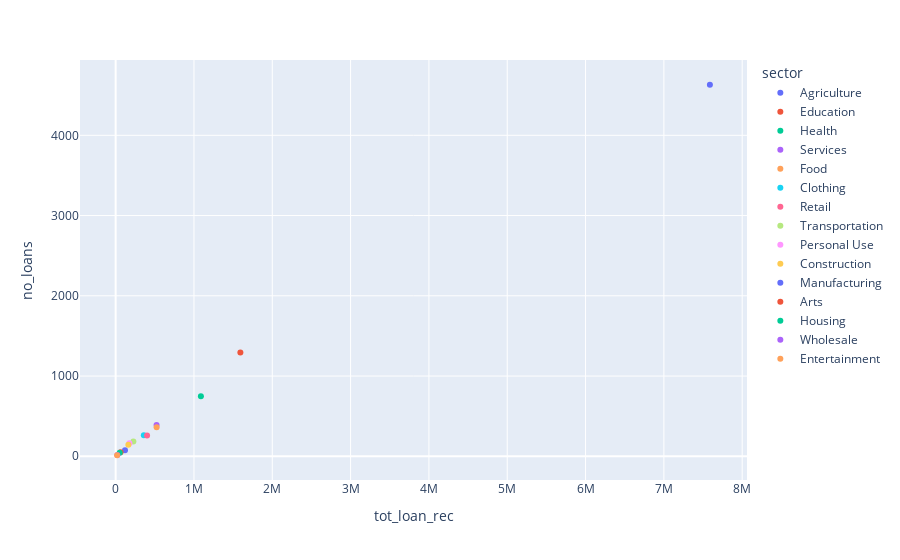

Notebook cell for this chart:
### Code cell
px.scatter(loan_by_sector, y = 'no_loans', 
           x = 'tot_loan_rec', color = 'sector')

### Figure 1 — Plotly figure (JSON) as saved in the notebook; plotly's stock layout.template omitted (floating-point values rounded to 4 significant figures)
{"data": [{"hovertemplate": "sector=Agriculture<br>tot_loan_rec=%{x}<br>no_loans=%{y}<extra></extra>", "legendgroup": "Agriculture", "marker": {"color": "#636efa", "symbol": "circle"}, "mode": "markers", "name": "Agriculture", "orientation": "v", "showlegend": true, "type": "scatter", "x": [7587550], "xaxis": "x", "y": [4630], "yaxis": "y"}, {"hovertemplate": "sector=Education<br>tot_loan_rec=%{x}<br>no_loans=%{y}<extra></extra>", "legendgroup": "Education", "marker": {"color": "#EF553B", "symbol": "circle"}, "mode": "markers", "name": "Education", "orientation": "v", "showlegend": true, "type": "scatter", "x": [1592575], "xaxis": "x", "y": [1293], "yaxis": "y"}, {"hovertemplate": "sector=Health<br>tot_loan_rec=%{x}<br>no_loans=%{y}<extra></extra>", "legendgroup": "Health", "marker": {"color": "#00cc96", "symbol": "circle"}, "mode": "markers", "name": "Health", "orientation": "v", "showlegend": true, "type": "scatter", "x": [1088575], "xaxis": "x", "y": [748], "yaxis": "y"}, {"hovertemplate": "sector=Services<br>tot_loan_rec=%{x}<br>no_loans=%{y}<extra></extra>", "legendgroup": "Services", "marker": {"color": "#ab63fa", "symbol": "circle"}, "mode": "markers", "name": "Services", "orientation": "v", "showlegend": true, "type": "scatter", "x": [522525], "xaxis": "x", "y": [389], "yaxis": "y"}, {"hovertemplate": "sector=Food<br>tot_loan_rec=%{x}<br>no_loans=%{y}<extra></extra>", "legendgroup": "Food", "marker": {"color": "#FFA15A", "symbol": "circle"}, "mode": "markers", "name": "Food", "orientation": "v", "showlegend": true, "type": "scatter", "x": [523000], "xaxis": "x", "y": [361], "yaxis": "y"}, {"hovertemplate": "sector=Clothing<br>tot_loan_rec=%{x}<br>no_loans=%{y}<extra></extra>", "legendgroup": "Clothing", "marker": {"color": "#19d3f3", "symbol": "circle"}, "mode": "markers", "name": "Clothing", "orientation": "v", "showlegend": true, "type": "scatter", "x": [360025], "xaxis": "x", "y": [263], "yaxis": "y"}, {"hovertemplate": "sector=Retail<br>tot_loan_rec=%{x}<br>no_loans=%{y}<extra></extra>", "legendgroup": "Retail", "marker": {"color": "#FF6692", "symbol": "circle"}, "mode": "markers", "name": "Retail", "orientation": "v", "showlegend": true, "type": "scatter", "x": [401250], "xaxis": "x", "y": [260], "yaxis": "y"}, {"hovertemplate": "sector=Transportation<br>tot_loan_rec=%{x}<br>no_loans=%{y}<extra></extra>", "legendgroup": "Transportation", "marker": {"color": "#B6E880", "symbol": "circle"}, "mode": "markers", "name": "Transportation", "orientation": "v", "showlegend": true, "type": "scatter", "x": [226300], "xaxis": "x", "y": [184], "yaxis": "y"}, {"hovertemplate": "sector=Personal Use<br>tot_loan_rec=%{x}<br>no_loans=%{y}<extra></extra>", "legendgroup": "Personal Use", "marker": {"color": "#FF97FF", "symbol": "circle"}, "mode": "markers", "name": "Personal Use", "orientation": "v", "showlegend": true, "type": "scatter", "x": [175275], "xaxis": "x", "y": [162], "yaxis": "y"}, {"hovertemplate": "sector=Construction<br>tot_loan_rec=%{x}<br>no_loans=%{y}<extra></extra>", "legendgroup": "Construction", "marker": {"color": "#FECB52", "symbol": "circle"}, "mode": "markers", "name": "Construction", "orientation": "v", "showlegend": true, "type": "scatter", "x": [162475], "xaxis": "x", "y": [144], "yaxis": "y"}, {"hovertemplate": "sector=Manufacturing<br>tot_loan_rec=%{x}<br>no_loans=%{y}<extra></extra>", "legendgroup": "Manufacturing", "marker": {"color": "#636efa", "symbol": "circle"}, "mode": "markers", "name": "Manufacturing", "orientation": "v", "showlegend": true, "type": "scatter", "x": [119550], "xaxis": "x", "y": [75], "yaxis": "y"}, {"hovertemplate": "sector=Arts<br>tot_loan_rec=%{x}<br>no_loans=%{y}<extra></extra>", "legendgroup": "Arts", "marker": {"color": "#EF553B", "symbol": "circle"}, "mode": "markers", "name": "Arts", "orientation": "v", "showlegend": true, "type": "scatter", "x": [63225], "xaxis": "x", "y": [49], "yaxis": "y"}, {"hovertemplate": "sector=Housing<br>tot_loan_rec=%{x}<br>no_loans=%{y}<extra></extra>", "legendgroup": "Housing", "marker": {"color": "#00cc96", "symbol": "circle"}, "mode": "markers", "name": "Housing", "orientation": "v", "showlegend": true, "type": "scatter", "x": [52125], "xaxis": "x", "y": [45], "yaxis": "y"}, {"hovertemplate": "sector=Wholesale<br>tot_loan_rec=%{x}<br>no_loans=%{y}<extra></extra>", "legendgroup": "Wholesale", "marker": {"color": "#ab63fa", "symbol": "circle"}, "mode": "markers", "name": "Wholesale", "orientation": "v", "showlegend": true, "type": "scatter", "x": [22275], "xaxis": "x", "y": [15], "yaxis": "y"}, {"hovertemplate": "sector=Entertainment<br>tot_loan_rec=%{x}<br>no_loans=%{y}<extra></extra>", "legendgroup": "Entertainment", "marker": {"color": "#FFA15A", "symbol": "circle"}, "mode": "markers", "name": "Entertainment", "orientation": "v", "showlegend": true, "type": "scatter", "x": [18675], "xaxis": "x", "y": [13], "yaxis": "y"}], "layout": {"autosize": true, "legend": {"title": {"text": "sector"}, "tracegroupgap": 0}, "margin": {"t": 60}, "xaxis": {"anchor": "y", "autorange": true, "domain": [0, 1], "range": [-482400.0, 8089000.0], "title": {"text": "tot_loan_rec"}, "type": "linear"}, "yaxis": {"anchor": "x", "autorange": true, "domain": [0, 1], "range": [-344.5, 4987.0], "title": {"text": "no_loans"}, "type": "linear"}}}
